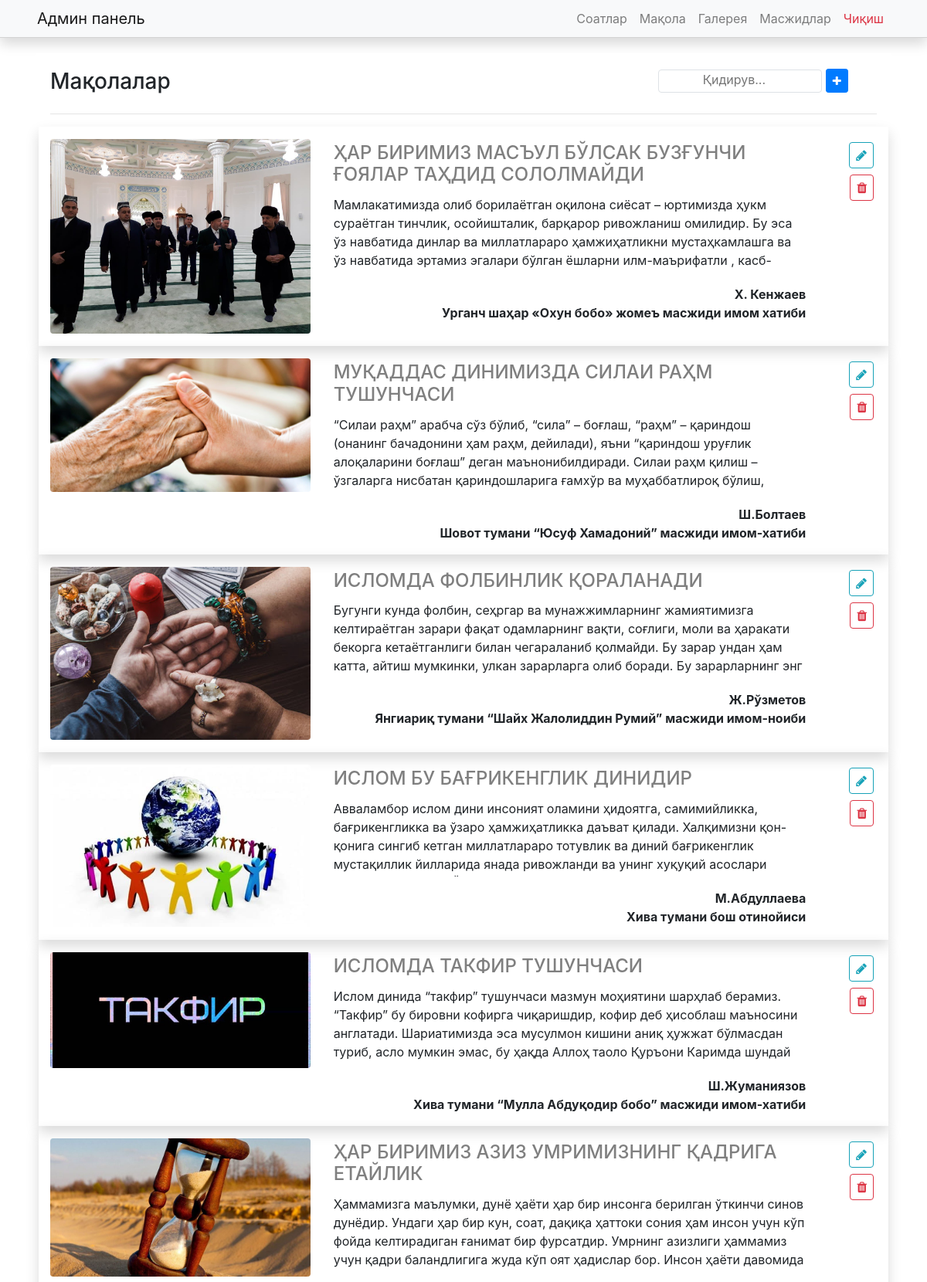
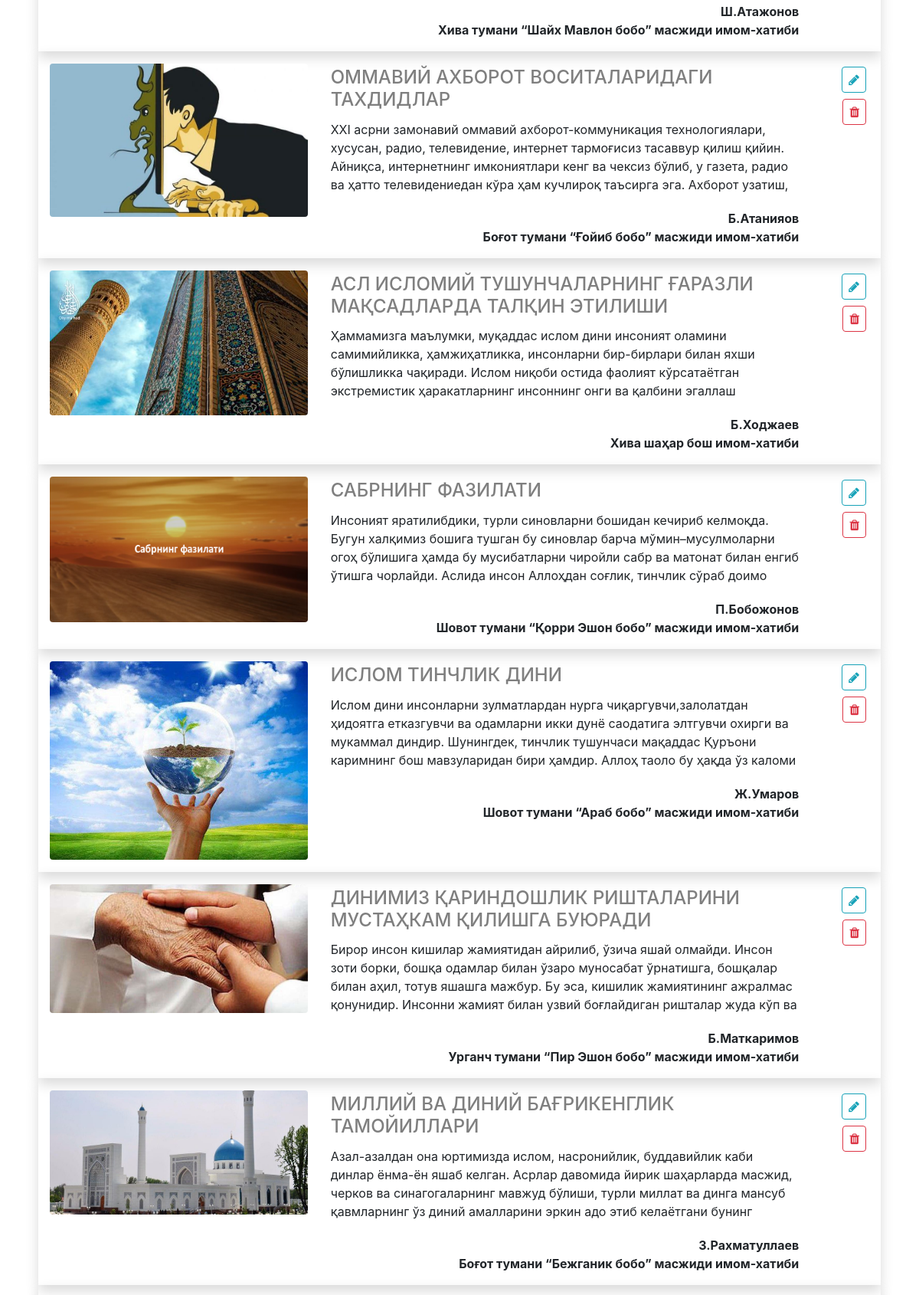
Screenshot of /admin/pages/article/index.php (signed in, upper part) with the database file from the repository (2 pictures, top to bottom).
### tables this page shows
CREATE TABLE `article` (
  `id` int(11) NOT NULL,
  `title` varchar(255) NOT NULL,
  `text` text NOT NULL,
  `author` varchar(255) NOT NULL,
  `position` text NOT NULL,
  `create_at` date NOT NULL
);

### db/DBConnect.php (called while the page is built, shortened)
<?php
class DBConnection {
    protected $host = 'localhost';
    protected $user = 'root';
    protected $password = '';
    protected $db = "diyonatu_mosque";
    public function __construct()
    {
        $this->con = mysqli_connect($this->host, $this->user, $this->password, $this->db);
    }
}
?>

### admin/inc/function.php (called while the page is built)
<?php
require ("../../../db/DBConnect.php");
require ("../../../db/DataBase.php");
$db = new DBConnection();
$table = new DataBase($db);
?>

### db/DataBase.php (called while the page is built, shortened)
<?php
class DataBase{
    public $db;
    public function __construct(DBConnection $db)
    {
        $this->db = $db;
    }
    public function getAll($table = 'article')
    {
        $result = $this->db->con->query("SELECT * FROM `{$table}`");
        $resultArray = mysqli_fetch_all($result, MYSQLI_ASSOC);
        return $resultArray;
    }
}
?>

### admin/pages/article/index.php (the view, shortened to what this page needs)
<?php
include "../../inc/header.php";
$article = $table->getAll();
?>
    <div class="container" id="article">
        <div class="card border-0 mb-5">
            <div class="card-body">
                <div class="d-flex justify-content-between">
                    <h3>Мақолалар</h3>
                    <div class="">
                        <input type="search" class="btn border p-0 pb-1 w-75" id="myInput" placeholder="Қидирув...">
                        <a href="add.php" title="Қўшиш" class="btn btn-primary btn-sm "><i class="fa fa-plus"></i></a>
                    </div>
                </div>
                    <hr>
                <section id="article">
                    <?php foreach($article as $item): ?>
                        <div id="search_content" class="row shadow py-2">
                            <div class="mx-auto py-2 col-11 col-sm-10 col-md-6 col-lg-4 col-xl-4">
                                <img src="../../../assets/img/article/<?=$item['id']?>.jpg" class="img-fluid rounded">
                            </div>
                            <div class="py-2 mx-auto col-11 col-sm-10 col-md-5 col-lg-7 col-xl-7">
                                <h4 class="text-black-50 py-1"><?=$item['title']?></h4>
                                <p><?=$item['text']?></p>
                                <span class="text-right d-block font-weight-bold"><?=$item['author']?></span>
                                <span class="text-right d-block font-weight-bold"><?=$item['position']?></span>
                            </div>
                            <div class="py-2 mx-auto pb-2 col-11 col-sm-10 col-md-1 col-lg-1 col-xl-1">
                                <a href="edit.php?id=<?= $item['id']; ?>" title="Тўғирлаш" class="btn float-right p-0 py-1 px-2 border-info text-info m-1"><i class="fa fa-pencil"></i></a>
                                <a href="delete.php?id=<?= $item['id']; ?>" title="Ўчириш" class="btn float-right p-0 py-1 px-2 border-danger text-danger m-1"><i class="fa fa-trash"></i></a>
                            </div>
                        </div>
                    <?php endforeach; ?>
                </section>
            </div>
        </div>
    </div>
</body>
</html>

### assets/css/style.css (style rules this page uses)
* { margin: 0; padding: 0; position: relative; box-sizing: border-box; -webkit-box-sizing: border-box; -moz-box-sizing: border-box; }
#article img { transition: all 1s ease; }
#article .card-body p { height: 100px !important; overflow: hidden; }

### rows the page displays
article: shows a picture, title "ҲАР БИРИМИЗ МАСЪУЛ БЎЛСАК БУЗҒУНЧИ ҒОЯЛАР ТАҲДИД СОЛОЛМАЙДИ", text "Мамлакатимизда олиб борилаётган оқилона сиёсат – юртимизда ҳукм сураётган тинчлик, осойишталик, барқарор ривожланиш омилидир. Бу эса ўз навбатида динлар ва миллатлараро ҳамжиҳатликни мустаҳкамлашга ва ўз навбатида эртамиз эгалари бўлган ёшларни илм-маърифатли ,…", author "Х. Кенжаев", position "Урганч шаҳар «Охун бобо» жомеъ масжиди имом хатиби"
article: shows a picture, title "МУҚАДДАС ДИНИМИЗДА СИЛАИ РАҲМ ТУШУНЧАСИ", text "“Силаи раҳм” арабча сўз бўлиб, “сила” – боғлаш, “раҳм” – қариндош (онанинг бачадонини ҳам раҳм, дейилади), яъни “қариндош уруғлик алоқаларини боғлаш” деган маънонибилдиради. Силаи раҳм қилиш – ўзгаларга нисбатан қариндошларига ғамхўр ва муҳаббатлироқ бўлиш,…", author "Ш.Болтаев", position "Шовот тумани “Юсуф Хамадоний” масжиди имом-хатиби"
article: shows a picture, title "ИСЛОМДА ФОЛБИНЛИК ҚОРАЛАНАДИ", text "Бугунги кунда фолбин, сеҳргар ва мунажжимларнинг жамиятимизга келтираётган зарари фақат одамларнинг вақти, соғлиги, моли ва ҳаракати бекорга кетаётганлиги билан чегараланиб қолмайди. Бу зарар ундан ҳам катта, айтиш мумкинки, улкан зарарларга олиб боради. Бу зарарларнинг энг…", author "Ж.Рўзметов", position "Янгиариқ тумани “Шайх Жалолиддин Румий” масжиди имом-ноиби"
article: shows a picture, title "ИСЛОМ БУ БАҒРИКЕНГЛИК ДИНИДИР", text "Авваламбор ислом дини инсоният оламини ҳидоятга, самимийликка, бағрикенгликка ва ўзаро ҳамжиҳатликка даъват қилади. Халқимизни қон-қонига сингиб кетган миллатлараро тотувлик ва диний бағрикенглик мустақиллик йилларида янада ривожланди ва унинг хуқуқий асослари…", author "М.Абдуллаева", position "Хива тумани бош отинойиси"
article: shows a picture, title "ИСЛОМДА ТАКФИР ТУШУНЧАСИ", text "Ислом динида “такфир” тушунчаси мазмун моҳиятини шарҳлаб берамиз. “Такфир” бу бировни кофирга чиқаришдир, кофир деб ҳисоблаш маъносини англатади. Шариатимизда эса мусулмон кишини аниқ ҳужжат бўлмасдан туриб, асло мумкин эмас, бу ҳақда Аллоҳ таоло Қуръони Каримда шундай…", author "Ш.Жуманиязов", position "Хива тумани “Мулла Абдуқодир бобо” масжиди имом-хатиби"
article: shows a picture, title "ҲАР БИРИМИЗ АЗИЗ УМРИМИЗНИНГ ҚАДРИГА ЕТАЙЛИК", text "Ҳаммамизга маълумки, дунё ҳаёти ҳар бир инсонга берилган ўткинчи синов дунёдир. Ундаги ҳар бир кун, соат, дақиқа ҳаттоки сония ҳам инсон учун кўп фойда келтирадиган ғанимат бир фурсатдир. Умрнинг азизлиги ҳаммамиз учун қадри баландлигига жуда кўп оят ҳадислар бор. Инсон ҳаёти давомида…", author "Ш.Атажонов", position "Хива тумани “Шайх Мавлон бобо” масжиди имом-хатиби"
article: shows a picture, title "ОММАВИЙ АХБОРОТ ВОСИТАЛАРИДАГИ ТАХДИДЛАР", text "XXI асрни замонавий оммавий ахборот-коммуникация технологиялари, хусусан, радио, телевидение, интернет тармоғисиз тасаввур қилиш қийин. Айниқса, интернетнинг имкониятлари кенг ва чексиз бўлиб, у газета, радио ва ҳатто телевидениедан кўра ҳам кучлироқ таъсирга эга. Ахборот узатиш,…", author "Б.Атанияов", position "Боғот тумани “Ғойиб бобо” масжиди имом-хатиби"
article: shows a picture, title "АСЛ ИСЛОМИЙ ТУШУНЧАЛАРНИНГ ҒАРАЗЛИ МАҚСАДЛАРДА ТАЛҚИН ЭТИЛИШИ", text "Ҳаммамизга маълумки, муқаддас ислом дини инсоният оламини самимийликка, ҳамжиҳатликка, инсонларни бир-бирлари билан яхши бўлишликка чақиради. Ислом ниқоби остида фаолият кўрсатаётган экстремистик ҳаракатларнинг инсоннинг онги ва қалбини эгаллаш…", author "Б.Ходжаев", position "Хива шаҳар бош имом-хатиби"
article: shows a picture, title "САБРНИНГ ФАЗИЛАТИ", text "Инсоният яратилибдики, турли синовларни бошидан кечириб келмоқда. Бугун халқимиз бошига тушган бу синовлар барча мўмин–мусулмоларни огоҳ бўлишига ҳамда бу мусибатларни чиройли сабр ва матонат билан енгиб ўтишга чорлайди. Аслида инсон Аллоҳдан соғлик, тинчлик сўраб доимо…", author "П.Бобожонов", position "Шовот тумани “Қорри Эшон бобо” масжиди имом-хатиби"
article: shows a picture, title "ИСЛОМ ТИНЧЛИК ДИНИ", text "Ислом дини инсонларни зулматлардан нурга чиқаргувчи,залолатдан ҳидоятга етказгувчи ва одамларни икки дунё саодатига элтгувчи охирги ва мукаммал диндир. Шунингдек, тинчлик тушунчаси мақаддас Қуръони каримнинг бош мавзуларидан бири ҳамдир. Аллоҳ таоло бу ҳақда ўз каломи…", author "Ж.Умаров", position "Шовот тумани “Араб бобо” масжиди имом-хатиби"
article: shows a picture, title "ДИНИМИЗ ҚАРИНДОШЛИК РИШТАЛАРИНИ МУСТАҲКАМ ҚИЛИШГА БУЮРАДИ", text "Бирор инсон кишилар жамиятидан айрилиб, ўзича яшай олмайди. Инсон зоти борки, бошқа одамлар билан ўзаро муносабат ўрнатишга, бошқалар билан аҳил, тотув яшашга мажбур. Бу эса, кишилик жамиятининг ажралмас қонунидир. Инсонни жамият билан узвий боғлайдиган ришталар жуда кўп ва…", author "Б.Маткаримов", position "Урганч тумани “Пир Эшон бобо” масжиди имом-хатиби"
article: shows a picture, title "МИЛЛИЙ ВА ДИНИЙ БАҒРИКЕНГЛИК ТАМОЙИЛЛАРИ", text "Азал-азалдан она юртимизда ислом, насронийлик, буддавийлик каби динлар ёнма-ён яшаб келган. Асрлар давомида йирик шаҳарларда масжид, черков ва синагогаларнинг мавжуд бўлиши, турли миллат ва динга мансуб қавмларнинг ўз диний амалларини эркин адо этиб келаётгани бунинг…", author "З.Рахматуллаев", position "Боғот тумани “Бежганик бобо” масжиди имом-хатиби"
